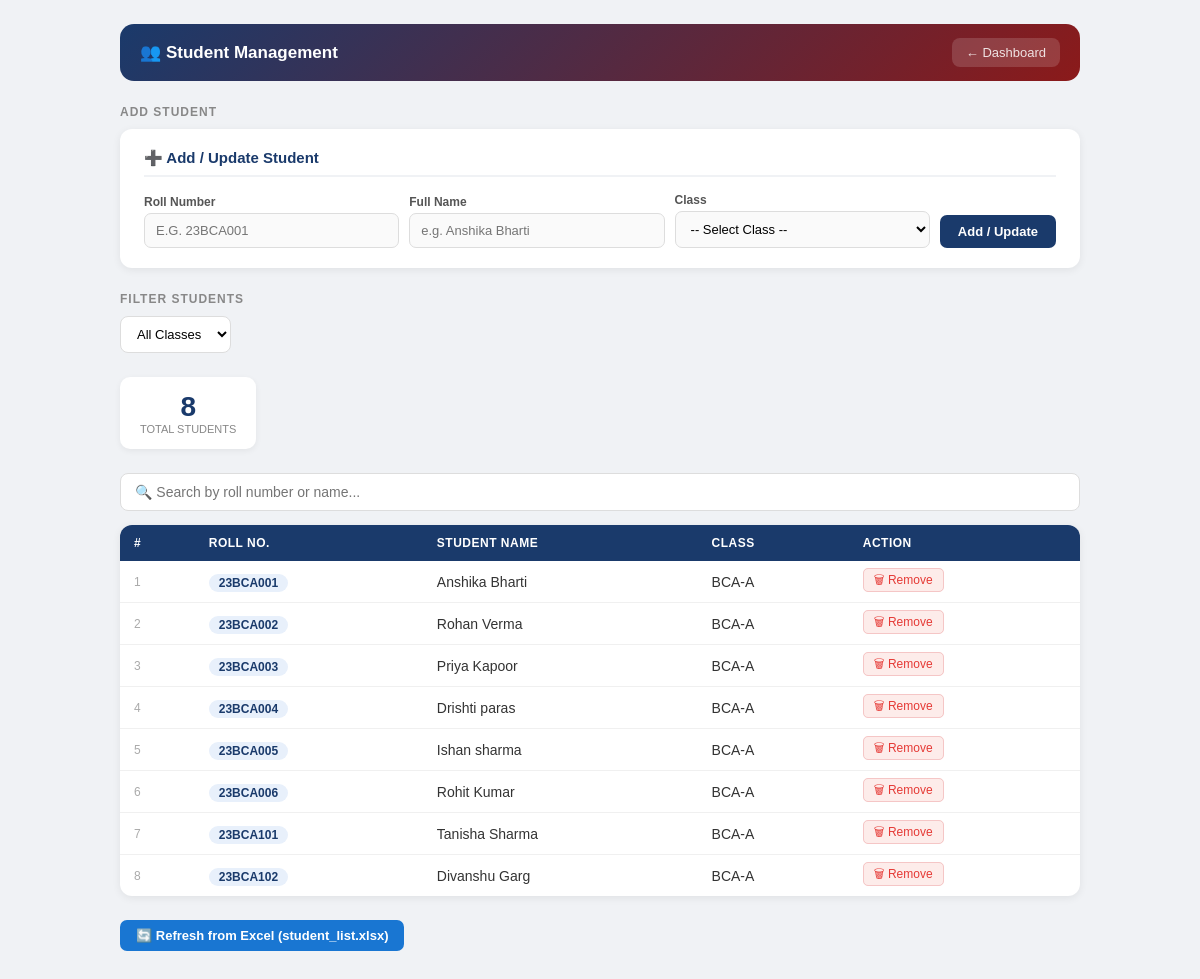
The app's page /students (signed in) with its own data.
### tables this page shows
CREATE TABLE students (
            roll TEXT PRIMARY KEY,
            name TEXT,
            class_id INTEGER
        );

CREATE TABLE classes (
            id INTEGER PRIMARY KEY AUTOINCREMENT,
            name TEXT UNIQUE NOT NULL,
            department TEXT,
            incharge_id INTEGER
        );

### qr_attendance_project.py (the view)
@app.route("/students")
def show_students():
    redir = require_login()
    if redir: return redir
    user    = current_user()
    classes = get_all_classes()
    class_id = request.args.get("class_id")
    if class_id:
        class_id = int(class_id)
        students = get_students_by_class(class_id)
    elif user["role"] == "coordinator":
        students = get_all_students()
        class_id = None
    else:
        class_id = user.get("class_id")
        students = get_students_by_class(class_id) if class_id else []
    return render_template("students.html",
        user=user,
        students=students,
        classes=classes,
        selected_class_id=class_id
    )

### database_logic.py (called while the page is built)
def get_db():
    conn = sqlite3.connect(DB)
    conn.execute("PRAGMA journal_mode=WAL")
    conn.execute("PRAGMA foreign_keys=ON")
    return conn

def get_all_classes():
    conn = get_db()
    c = conn.cursor()
    c.execute("""
        SELECT cl.id, cl.name, cl.department, u.full_name
        FROM classes cl
        LEFT JOIN users u ON cl.incharge_id = u.id
        ORDER BY cl.name
    """)
    rows = c.fetchall()
    conn.close()
    return rows

def get_all_students():
    conn = get_db()
    c = conn.cursor()
    c.execute("""
        SELECT s.roll, s.name, s.class_id, cl.name
        FROM students s
        LEFT JOIN classes cl ON s.class_id = cl.id
        ORDER BY cl.name, s.roll
    """)
    rows = c.fetchall()
    conn.close()
    return rows

### qr_attendance_project.py (called while the page is built)
def current_user():
    return session.get("user_data")

def require_login():
    if not current_user():
        return redirect(url_for("login"))
    return None

### templates/students.html (shortened to what this page needs)
<!DOCTYPE html>
<html lang="en">
<head>
</head>
<body>
<div class="topbar">
    <h1>👥 Student Management</h1>
    <a href="/dashboard">← Dashboard</a>
</div>
{% if user.role in ['coordinator', 'incharge'] %}
<div class="section">
    <div class="section-title">Add Student</div>
    <div class="panel">
        <h3>➕ Add / Update Student</h3>
        <form action="/add_student" method="POST">
            <div class="form-row">
                <div class="form-group">
                    <label>Roll Number</label>
                    <input type="text" name="roll" placeholder="e.g. 23BCA001"
                           style="text-transform:uppercase;" required>
                </div>
                <div class="form-group">
                    <label>Full Name</label>
                    <input type="text" name="name" placeholder="e.g. Anshika Bharti" required>
                </div>
                <div class="form-group">
                    <label>Class</label>
                    <select name="class_id" required>
                        <option value="">-- Select Class --</option>
                    </select>
                </div>
                <button type="submit" class="btn-submit">Add / Update</button>
            </div>
        </form>
    </div>
</div>
{% endif %}
<div class="section">
    <div class="section-title">Filter Students</div>
    <div class="filter-bar">
        <form method="GET" action="/students" style="display:flex;gap:10px;flex-wrap:wrap;align-items:center;">
            <select name="class_id" onchange="this.form.submit()">
                <option value="">All Classes</option>
            </select>
        </form>
    </div>
</div>
<div class="section">
    <div class="stats-row">
        <div class="stat-card">
            <div class="num">{{ students|length }}</div>
            <div class="lbl">Total Students</div>
        </div>
    </div>
</div>
<div class="section">
    <div class="search-wrap">
        <input type="text" id="searchInput"
               placeholder="🔍 Search by roll number or name..."
               onkeyup="filterTable()">
    </div>
    <div class="table-wrap">
        {% if students %}
        <table id="studentTable">
            <thead>
                <tr>
                    <th>#</th>
                    <th>Roll No.</th>
                    <th>Student Name</th>
                    {% if not selected_class_id %}<th>Class</th>{% endif %}
                    {% if user.role in ['coordinator', 'incharge'] %}<th>Action</th>{% endif %}
                </tr>
            </thead>
            <tbody>
                {% for s in students %}
                <tr>
                    <td style="color:#aaa;font-size:12px;">{{ loop.index }}</td>
                    <td><span class="roll-badge">{{ s[0] }}</span></td>
                    <td>{{ s[1] or '—' }}</td>
                    {% if not selected_class_id %}<td>{{ s[3] if s|length > 3 else '—' }}</td>{% endif %}
                    {% if user.role in ['coordinator', 'incharge'] %}
                    <td>
                        <a href="/delete_student/{{ s[0] }}?class_id={{ selected_class_id or '' }}"
                           class="del-link"
                           onclick="return confirm('Delete student {{ s[0] }} — {{ s[1] }}?')">
                            🗑 Remove
                        </a>
                    </td>
                    {% endif %}
                </tr>
                {% endfor %}
            </tbody>
        </table>
        {% endif %}
    </div>
</div>
{% if user.role in ['coordinator', 'incharge'] %}
<div class="section">
    <a class="btn btn-blue"
       href="/refresh_students{% if selected_class_id %}?class_id={{ selected_class_id }}{% endif %}">
        🔄 Refresh from Excel (student_list.xlsx)
    </a>
</div>
{% endif %}
</body>
</html>

### templates/students.html (style rules this page uses)
* { box-sizing: border-box; margin: 0; padding: 0; }
body { font-family: Arial, sans-serif; background: #f0f2f5; padding: 24px 16px; min-height: 100vh; }
.topbar { max-width: 960px; margin: 0 auto 24px; background: linear-gradient(135deg, #1a3a6b, #8b1a1a); border-radius: 14px; padding: 14px 20px; display: flex; justify-content: space-between; align-items: center; }
.topbar h1 { color: white; font-size: 17px; }
.topbar a { color: rgba(255,255,255,0.85); text-decoration: none; font-size: 13px; padding: 7px 14px; background: rgba(255,255,255,0.15); border-radius: 8px; }
.section { max-width: 960px; margin: 0 auto 24px; }
.section-title { font-size: 12px; font-weight: bold; color: #888; text-transform: uppercase; letter-spacing: 1px; margin-bottom: 10px; }
.panel { background: white; border-radius: 12px; padding: 20px 24px; box-shadow: 0 2px 8px rgba(0,0,0,0.07); }
.panel h3 { font-size: 15px; color: #1a3a6b; margin-bottom: 16px; border-bottom: 2px solid #f0f2f5; padding-bottom: 8px; }
.filter-bar { display: flex; gap: 10px; flex-wrap: wrap; margin-bottom: 20px; align-items: center; }
.filter-bar select, .filter-bar input { padding: 9px 12px; border: 1px solid #ddd; border-radius: 8px; font-size: 13px; background: white; }
.form-row { display: flex; gap: 10px; flex-wrap: wrap; align-items: flex-end; }
.form-group { display: flex; flex-direction: column; gap: 4px; flex: 1; min-width: 130px; }
.form-group label { font-size: 12px; color: #555; font-weight: bold; }
.form-group input, .form-group select { padding: 9px 11px; border: 1px solid #ddd; border-radius: 7px; font-size: 13px; background: #fafafa; }
.btn-submit { padding: 9px 18px; border: none; border-radius: 7px; background: #1a3a6b; color: white; font-size: 13px; font-weight: bold; cursor: pointer; white-space: nowrap; }
.stats-row { display: flex; gap: 14px; flex-wrap: wrap; margin-bottom: 20px; }
.stat-card { background: white; border-radius: 10px; padding: 14px 20px; text-align: center; box-shadow: 0 2px 6px rgba(0,0,0,0.06); min-width: 120px; }
.stat-card .num { font-size: 28px; font-weight: 900; color: #1a3a6b; }
.stat-card .lbl { font-size: 11px; color: #888; text-transform: uppercase; }
.search-wrap { margin-bottom: 14px; }
.search-wrap input { width: 100%; padding: 10px 14px; border: 1px solid #ddd; border-radius: 8px; font-size: 14px; background: white; }
.table-wrap { background: white; border-radius: 12px; box-shadow: 0 2px 8px rgba(0,0,0,0.07); overflow: hidden; }
table { width: 100%; border-collapse: collapse; font-size: 14px; }
thead { background: #1a3a6b; }
th { padding: 11px 14px; text-align: left; color: white; font-size: 12px; text-transform: uppercase; letter-spacing: 0.5px; }
td { padding: 10px 14px; border-bottom: 1px solid #f0f0f0; color: #333; }
tr:last-child td { border-bottom: none; }
.roll-badge { font-weight: bold; color: #1a3a6b; background: #e8f0fb; padding: 2px 10px; border-radius: 20px; font-size: 12px; }
.del-link { color: #e53935; font-size: 12px; text-decoration: none; padding: 4px 10px; border-radius: 5px; border: 1px solid #f5c6c6; background: #fdecea; }
.btn { padding: 8px 16px; border-radius: 7px; font-size: 13px; font-weight: bold; text-decoration: none; border: none; cursor: pointer; display: inline-block; margin-right: 6px; }
.btn-blue { background: #1976d2; color: white; }

### records on screen
students: roll "23BCA001", name "Anshika Bharti", name "BCA-A"
students: roll "23BCA002", name "Rohan Verma", name "BCA-A"
students: roll "23BCA003", name "Priya Kapoor", name "BCA-A"
students: roll "23BCA004", name "Drishti paras", name "BCA-A"
students: roll "23BCA005", name "Ishan sharma", name "BCA-A"
students: roll "23BCA006", name "Rohit Kumar", name "BCA-A"
students: roll "23BCA101", name "Tanisha Sharma", name "BCA-A"
students: roll "23BCA102", name "Divanshu Garg", name "BCA-A"

### other values on screen
{{ students|length }} "8"
